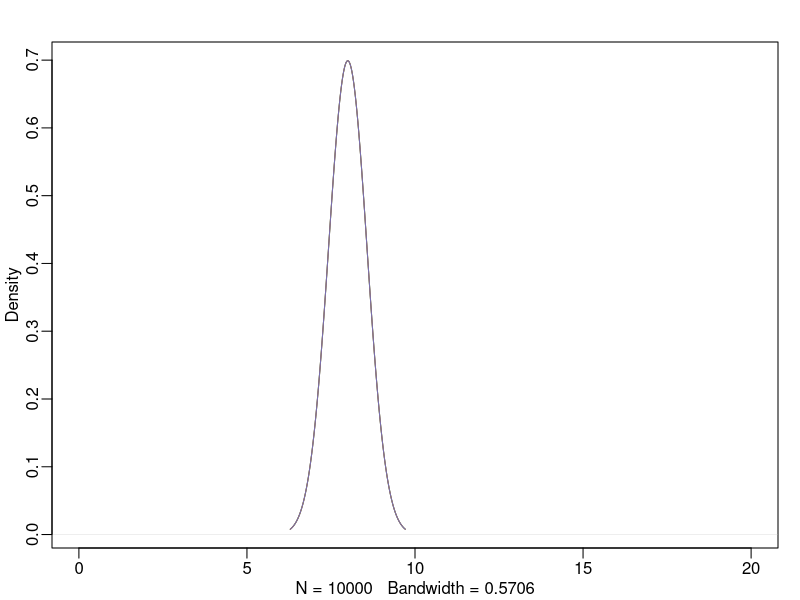
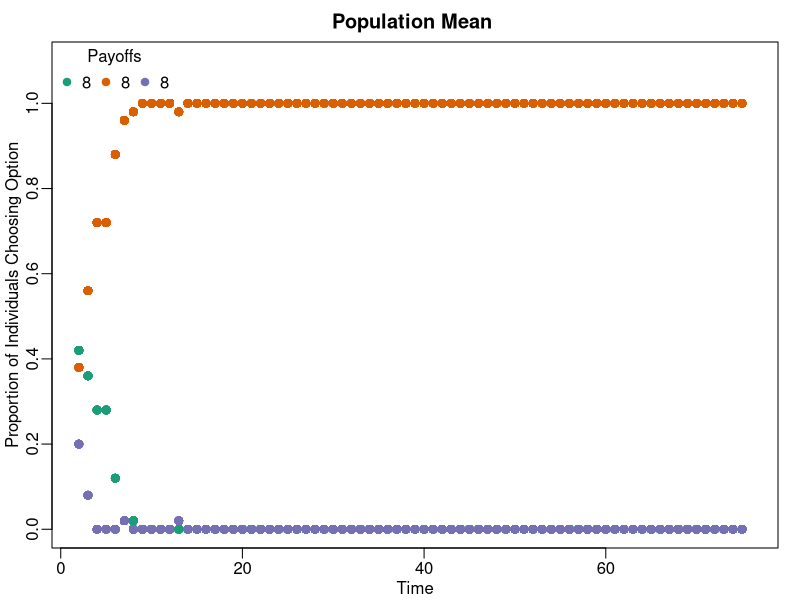
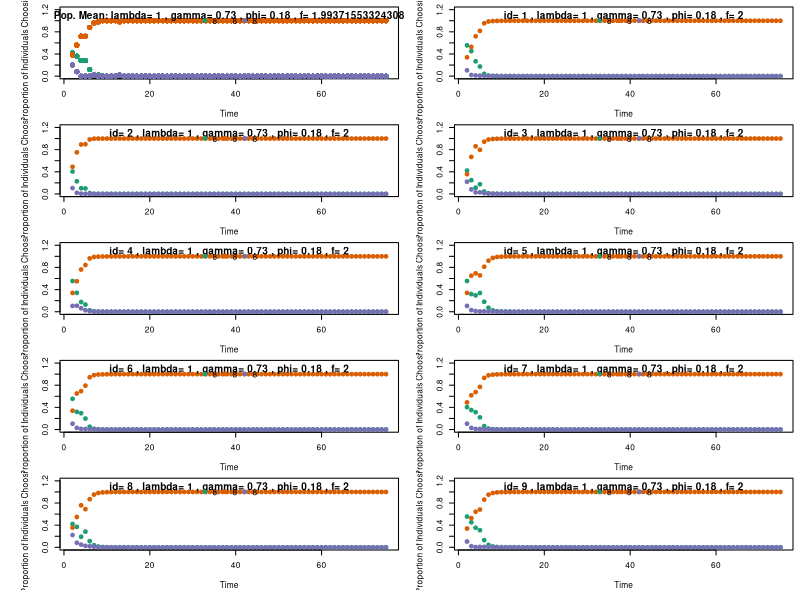
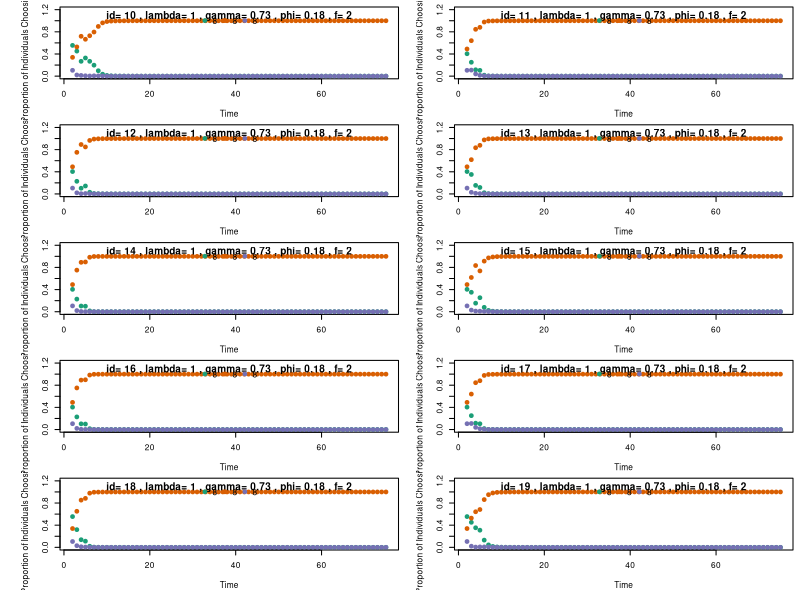
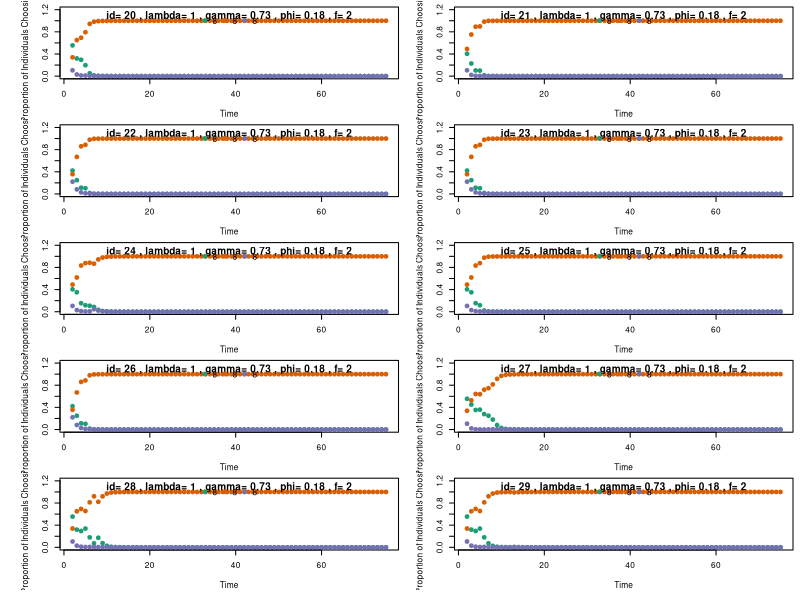
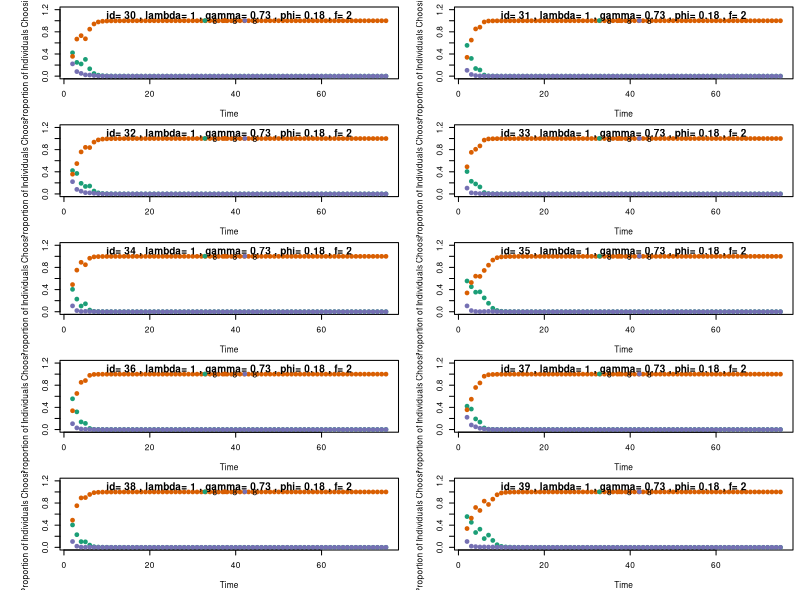
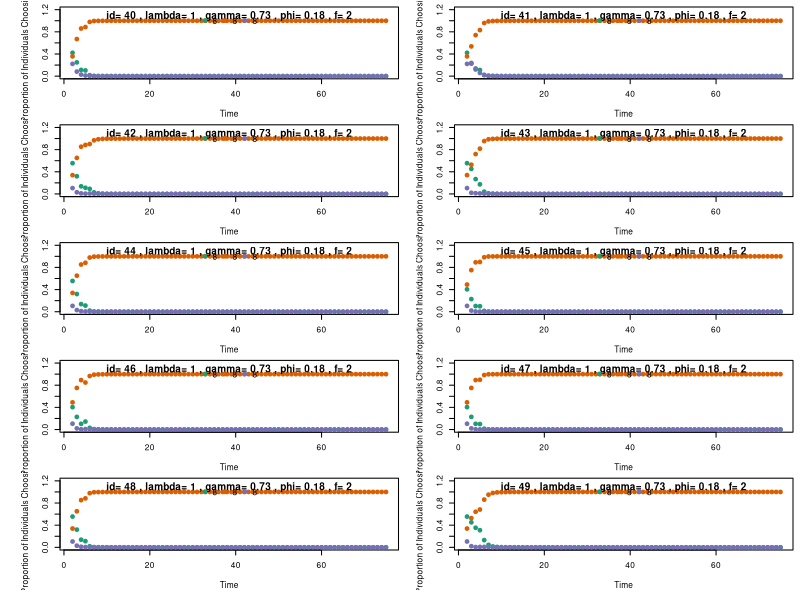
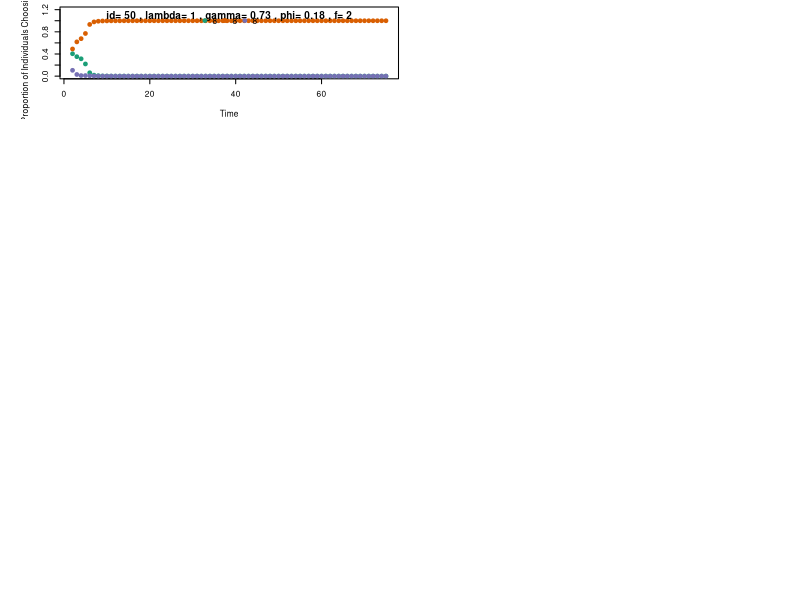

The R source for these figures, in order:
#######################################################
######set color pallete and load functions#############
#######################################################

col.pal=c("#1B9E77", "#D95F02", "#7570B3") #graphing color pallette

#########create a softmax function to simply code, add in logit and logistic fcns
Softmax <- function(x){
    exp(x)/sum(exp(x))
} 

logit <- function(p){ 
    (log(p/(1-p)))
}

logistic <- function(x){ 
    (1/(1+exp(-x)))
}

#######add convenient density plooting function, code lifted from rethinking by McElreath
dens <- function (x, adj = 0.5, norm.comp = FALSE, main = "", show.HPDI = FALSE, 
    show.zero = FALSE, rm.na = TRUE, add = FALSE, ...) 
{
    if (inherits(x, "data.frame")) {
        n <- ncol(x)
        cnames <- colnames(x)
        set_nice_margins()
        par(mfrow = make.grid(n))
        for (i in 1:n) {
            dens(x[, i], adj = adj, norm.comp = norm.comp, show.HPDI = show.HPDI, 
                show.zero = TRUE, xlab = cnames[i], ...)
        }
    }
    else {
        if (rm.na == TRUE) 
            x <- x[!is.na(x)]
        thed <- density(x, adjust = adj)
        if (add == FALSE) {
            set_nice_margins()
            plot(thed, main = main, ...)
        }
        else lines(thed$x, thed$y, ...)
        if (show.HPDI != FALSE) {
            hpd <- HPDI(x, prob = show.HPDI)
            shade(thed, hpd)
        }
        if (norm.comp == TRUE) {
            mu <- mean(x)
            sigma <- sd(x)
            curve(dnorm(x, mu, sigma), col = "white", lwd = 2, 
                add = TRUE)
            curve(dnorm(x, mu, sigma), add = TRUE)
        }
        if (show.zero == TRUE) {
            lines(c(0, 0), c(0, max(thed$y) * 2), lty = 2)
        }
    }
}

set_nice_margins <- function () {
    par_mf <- par("mfrow", "mfcol")
    if (all(unlist(par_mf) == 1)) {
        par(mgp = c(1.5, 0.5, 0), mar = c(2.5, 2.5, 2, 1) + 0.1, 
            tck = -0.02)
    }
}

#######################################################
######begin data simulations###########################
#######################################################

#data sims
n <- 50                                  #number of individuals/pop size
nbouts <- 75                             #timesteps

#simulate values for options
techmeans <- c(8 , 8 , 8)               #mean efficiency of techniques
techvar <- c(0, 0 , 0)                  #variance of techniques

#parameter sims
fc.sim <- log(2)				          #frequency dependecy parameter on log scale
phi.sim <- logit(0.18)                    #memory/attraction updating parameter on log-odds scale
gamma.sim <- 1                            #weight given to social info parameter on log-odds scale
k.lambda <- 1                             #sensitivity to individual payoffs

#varying effects offsets for individuals
gamma.sim_i <- rnorm( n , mean=0 , sd=0) ##frequency dependent offsets per individual
phi.sim_i <- rnorm( n , mean=0 , sd=0)   
fc.sim_i <- rnorm( n , mean=0 , sd=0) 

#plot to visualize overlap of payoffs
dens(rnorm( 10000 , mean=techmeans[1] , sd=techvar[1] ) ,col=col.pal[1] , xlim=c(0,20) )
dens(rnorm( 10000 , mean=techmeans[2] , sd=techvar[2] ) ,col=col.pal[2] , xlim=c(0,20) , add=TRUE )
dens(rnorm( 10000 , mean=techmeans[3] , sd=techvar[3] ) ,col=col.pal[3] , xlim=c(0,20) , add=TRUE )

#unique parameters for each individual, to visualize heterogeneity and for plotting individual predictions
gamma.sim_id <- round( logistic(gamma.sim + gamma.sim_i), digits=2) 		##simulated gammas for all n individuals
phi.sim_id <- round(logistic(phi.sim +phi.sim_i), digits=2) 				##simulated phis for all n individuals
fc.sim_id <- round(exp(fc.sim + fc.sim_i), digits=2)  						##simulated strength of frequency dependent learning for all n individuals
gamma.sim_id
phi.sim_id
fc.sim_id

#begin to simulate data
dsim_s <- data.frame( id=0 , bout=0 , tech=0 , y1=0 , y2=0, y3=0 , s1=0 , s2=0 , s3=0 , A1=0 , A2=0 , A3=0 , Pr1=0 , Pr2=0 , Pr3=0 )
therow <- 1

AC <- matrix(1,ncol=3,nrow=n) 												#attraction scores for each behavior
AC[,3] <- 0.2 																#change to make high payoff option less likely
Softmax(AC[1,]) 															#run to see initial prob of choosing a behavior

S1 <- S2 <- S3 <- rep(0,n+1) 												# num of individuals choosing each tech in previous bout
PS1 <- PS2 <- PS3 <- rep(0,nbouts+1) 										# empty vector for mean observed in previous rounds
s_temp <-  rep(0,3)

# S1[1] <- 0.48*nbouts
# S2[1] <- 0.32*nbouts
# S3[1] <- 0.2*nbouts

for ( r in 1:nbouts ) {
    for ( i in 1:n ) {  

		prtech_i <-  Softmax(k.lambda*AC[i,]) 
        my.gam <- logistic( gamma.sim + gamma.sim_i[i] ) 	#social info weight for individual i
        my.phi <- logistic( phi.sim + phi.sim_i[i] )		#weight given to past experience for individual i
        my.fconf <- exp( fc.sim + fc.sim_i[i])  			#strength of frequency dependence for individual i
        prtech_su <- c(S1[r],S2[r],S3[r]) 					#social info individual i observed

        #//frequency dependent social learning aspect below
        if ( r >= 1 ) { 
            if (sum( prtech_su ) > 0 ) {

                #// compute frequency cue
                for ( j in 1:3 ){ s_temp[j] <- prtech_su[j]^my.fconf}

                prtech_s <- s_temp/sum(s_temp)
                prtech <- (1-my.gam)*prtech_i + my.gam*prtech_s

            } else {
                prtech <- prtech_i
            }
        } else {
            prtech <- prtech_i
         }
# choose tech
        tech <- sample( 1:3 , size=1 , prob=prtech)
        yield <- rnorm( 1 , mean=techmeans[tech] , sd=techvar[tech] )


# update attractions
        yields <- rep(0,3)
        yields[tech] <- yield#makes payoff yield
        for (k in 1:3){
        	AC[i,k] <- (1-my.phi)*AC[i,k] + my.phi*yields[k]
        }

        dsim_s[therow,] <- c( i , r , tech , yields[1] , yields[2] , yields[3] , S1[r] , S2[r] , S3[r] , AC[i,1] , AC[i,2] , AC[i,3] ,  prtech[1] , prtech[2], prtech[3] )
        therow <- therow + 1
    } #i
    S1[r+1] <- length( dsim_s$tech[dsim_s$tech==1 & dsim_s$bout==r] )
    S2[r+1] <- length( dsim_s$tech[dsim_s$tech==2 & dsim_s$bout==r] )
    S3[r+1] <- length( dsim_s$tech[dsim_s$tech==3 & dsim_s$bout==r] )

 }

o <- order( dsim_s$i )
dsim <- dsim_s[o,]

#plot raw data of group level effects
plot(s1/n ~ bout, data=dsim[dsim$bout>1,], col=col.pal[1] , ylim=c(0,1.1) , xlim=c(2,nbouts+1), pch=19 , xlab="Time" , ylab="Proportion of Individuals Choosing Option" , main="Population Mean ")
points(s2/n ~ bout, data=dsim[dsim$bout>1,] , col=col.pal[2], pch=19)
points(s3/n ~ bout, data=dsim[dsim$bout>1,] , col=col.pal[3], pch=19)
legend("topleft", cex=1 , as.character(techmeans), pch=19 ,col=col.pal, horiz=TRUE , bty="n", title="Payoffs")

pdf("freq_sims.pdf",width=9,height=11)
par(mfrow=c(5,2))##set up the plot
par( mar=c(4,5,0.6,0.6) , oma=c(1,1,.1,.1) )
par(cex = 0.5)

###main plot
plot(s1/n ~ bout, data=dsim[dsim$bout>1,], col=col.pal[1] , ylim=c(0,1.2) , pch=19 , xlab="Time" , ylab="Proportion of Individuals Choosing Option" , xlim=c(2,nbouts) )
points(s2/n ~ bout, data=dsim[dsim$bout>1,] , col=col.pal[2], pch=19)
points(s3/n ~ bout, data=dsim[dsim$bout>1,] , col=col.pal[3], pch=19)
title(main = paste("Pop. Mean: lambda=",k.lambda ,", gamma=",round(logistic(gamma.sim), digits=2),", phi=",round(logistic(phi.sim),digits=2),", f=", exp(round(fc.sim,digits=2 ))) , line = -1.2, outer = FALSE)
legend("top", inset=.05, cex=1 , as.character(techmeans), pch=19 ,col=col.pal, horiz=TRUE , bty="n")

for(i in 1:n){
    plot(Pr1 ~ (bout-1), data=dsim[dsim$id==i & dsim$bout>1,] , col=col.pal[1] , ylim=c(0,1.2) , pch=19 , xlab="Time" , ylab="Proportion of Individuals Choosing Option" , xlim=c(2,nbouts) )
    points(Pr2 ~ (bout-1), data=dsim[dsim$id==i & dsim$bout>1,] , col=col.pal[2], pch=19)
    points(Pr3 ~ (bout-1), data=dsim[dsim$id==i & dsim$bout>1,] , col=col.pal[3], pch=19)
    title(main = paste("id=",i ,", lambda=",k.lambda ,", gamma=",gamma.sim_id[i],", phi=",phi.sim_id[i],", f=", fc.sim_id[i] ) , line = -1.2, outer = FALSE)
    legend("top", inset=.05, cex=1 , as.character(techmeans), pch=19 ,col=col.pal, horiz=TRUE , bty="n")

}

dev.off()

